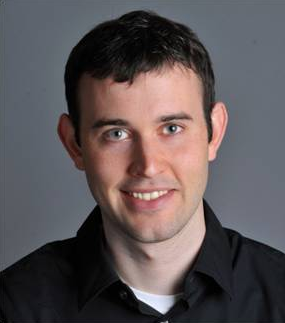
#> input picture human.png, 285 x 323 px, found by its file name
$ python alinearImage11.py   (older library calls are emulated)
#> lines starting #> are read from the running program, lines starting #| are printed output that depends on the picture
# -*- coding: utf-8 -*-
"""
Created on Thu Oct 01 16:33:55 2015

@author: SIR
"""

from scipy import ndimage
import os, sys
import numpy as np
import math
import matplotlib.pyplot as plt
import matplotlib.image as mpimg
from skimage import io
from PIL import Image
#import Image

#Sugerencia:
#utilizar el siguiente codigo para reducir y alinear previamente las imagenes
def alineacion():
    #raiz="C:\Users\SIR\Desktop\UNIVERSIDAD DE BARCELONA\Curso 15-16\Procesamiento de imagenes\Practica\Practica1"
    #LOAD IMAGES
    raiz=os.getcwd()
    img1 = Image.open(raiz+"\human.png")
#> img1 is the input picture: PIL image 285x323 RGB; mean R, G, B 93.4, 85.4, 87.2
    img2 = Image.open(raiz+"\cat.png")
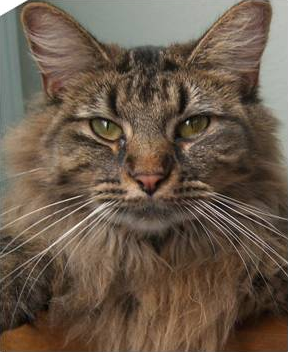
#> input picture cat.png, 288 x 352 px, found by its file name
#> img2 is the input picture: PIL image 288x352 RGB; mean R, G, B 106.2, 89.8, 74.4
    #RESIZE
    size1=int(round(img1.size[0]*(4/3.)));
#> size1 = 380
    size2=int(round(img1.size[1]*(4/3.)));
#> size2 = 431
    img1=img1.resize((size1,size2), Image.ANTIALIAS)
#> img1: PIL image 380x431 RGB
    #CROP
    left = 50
    top = 50
    right = 51+img2.size[0]-1
#> right = 338
    bottom = 51+img2.size[1]-1
#> bottom = 402
    img1=img1.crop((left, top, right, bottom))
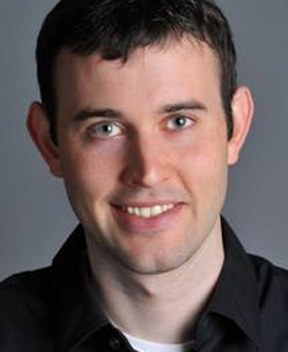
#> img1: PIL image 288x352 RGB; mean R, G, B 105.5, 89.7, 88.2
    # VISUALIZATION ---------------
    plt.show()
    plt.imshow(img1)
    plt.show()
    plt.figure(1)
    plt.subplot(131)
    imgplot1=plt.imshow(img1)
    imgplot1.set_cmap('gray')
    plt.subplot(132)
    imgplot1=plt.imshow(img2)
    imgplot1.set_cmap('gray')

    return img1,img2

alineacion()
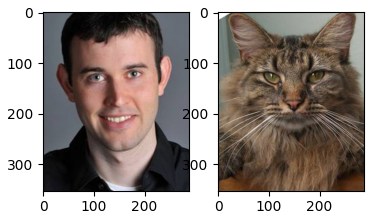
#> figure drawn by matplotlib, 2 panels
